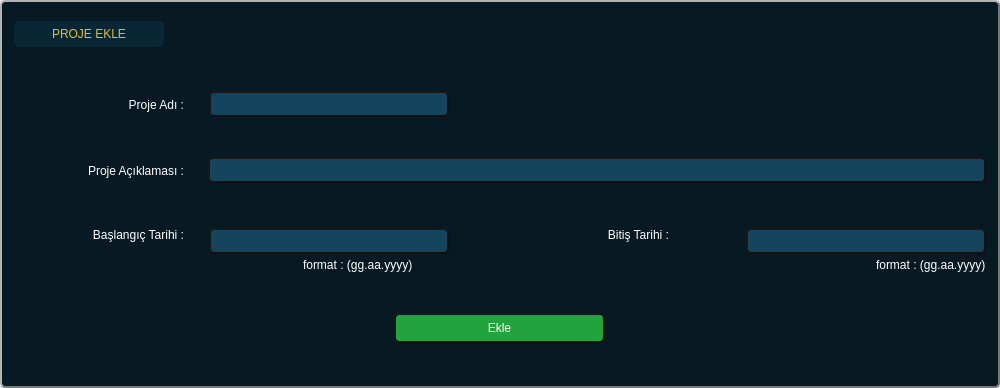
<?xml version="1.0" encoding="UTF-8"?>
<ui version="4.0">
 <class>project_add</class>
 <widget class="QDialog" name="project_add">
  <property name="geometry">
   <rect>
    <x>0</x>
    <y>0</y>
    <width>1000</width>
    <height>388</height>
   </rect>
  </property>
  <property name="minimumSize">
   <size>
    <width>1000</width>
    <height>350</height>
   </size>
  </property>
  <property name="maximumSize">
   <size>
    <width>1000</width>
    <height>388</height>
   </size>
  </property>
  <property name="windowTitle">
   <string>Dialog</string>
  </property>
  <property name="windowIcon">
   <iconset resource="../assets/image.qrc">
    <normaloff>:/image/logo.png</normaloff>:/image/logo.png</iconset>
  </property>
  <property name="styleSheet">
   <string notr="true">*{
font: 1000 12pt &quot;Montserrat&quot;;
border : none ;
	color: rgb(255, 255, 255);
}
QWidget#AddTask{
background-color: rgb(7, 26, 35);
border-radius : 5px;
box-shadow: 15px 15px 15px 15px rgb(0, 0, 0);
border : 2px outset rgb(16, 16, 16);
}
QLineEdit{
background-color: rgb(20, 69, 93);
border-radius : 5px;
padding : 3px;
box-shadow: 15px 15px 15px 15px rgb(0, 0, 0);
border : 2px outset rgb(16, 16, 16);
}
QPushButton{
box-shadow: 15px 15px 15px 15px rgb(0, 0, 0);
border : 2px outset rgb(16, 16, 16);
}</string>
  </property>
  <layout class="QHBoxLayout" name="horizontalLayout_3">
   <property name="spacing">
    <number>0</number>
   </property>
   <property name="leftMargin">
    <number>0</number>
   </property>
   <property name="topMargin">
    <number>0</number>
   </property>
   <property name="rightMargin">
    <number>0</number>
   </property>
   <property name="bottomMargin">
    <number>0</number>
   </property>
   <item>
    <widget class="QFrame" name="main_frame">
     <property name="minimumSize">
      <size>
       <width>0</width>
       <height>0</height>
      </size>
     </property>
     <property name="styleSheet">
      <string notr="true">QFrame#main_frame{
background-color: rgb(7, 26, 35);
border-radius : 5px;
box-shadow: 15px 15px 15px 15px rgb(0, 0, 0);
border : 2px outset rgb(120, 120, 120);
}</string>
     </property>
     <property name="frameShape">
      <enum>QFrame::StyledPanel</enum>
     </property>
     <property name="frameShadow">
      <enum>QFrame::Raised</enum>
     </property>
     <layout class="QVBoxLayout" name="verticalLayout_4">
      <property name="spacing">
       <number>15</number>
      </property>
      <property name="leftMargin">
       <number>12</number>
      </property>
      <property name="topMargin">
       <number>12</number>
      </property>
      <property name="rightMargin">
       <number>12</number>
      </property>
      <property name="bottomMargin">
       <number>1</number>
      </property>
      <item alignment="Qt::AlignTop">
       <widget class="QFrame" name="addProject_header_freame">
        <property name="sizePolicy">
         <sizepolicy hsizetype="Preferred" vsizetype="Maximum">
          <horstretch>0</horstretch>
          <verstretch>0</verstretch>
         </sizepolicy>
        </property>
        <property name="frameShape">
         <enum>QFrame::StyledPanel</enum>
        </property>
        <property name="frameShadow">
         <enum>QFrame::Raised</enum>
        </property>
        <layout class="QHBoxLayout" name="horizontalLayout">
         <property name="leftMargin">
          <number>0</number>
         </property>
         <property name="topMargin">
          <number>7</number>
         </property>
         <property name="rightMargin">
          <number>0</number>
         </property>
         <property name="bottomMargin">
          <number>0</number>
         </property>
         <item>
          <widget class="QLabel" name="title_label">
           <property name="sizePolicy">
            <sizepolicy hsizetype="Maximum" vsizetype="Preferred">
             <horstretch>0</horstretch>
             <verstretch>0</verstretch>
            </sizepolicy>
           </property>
           <property name="minimumSize">
            <size>
             <width>150</width>
             <height>0</height>
            </size>
           </property>
           <property name="styleSheet">
            <string notr="true">color: rgb(229, 189, 48);
background-color: rgb(9, 38, 53);
border-radius : 5px;
padding : 6px;</string>
           </property>
           <property name="text">
            <string>PROJE EKLE</string>
           </property>
           <property name="alignment">
            <set>Qt::AlignCenter</set>
           </property>
          </widget>
         </item>
         <item alignment="Qt::AlignRight">
          <widget class="QFrame" name="winow_btn_frame">
           <property name="sizePolicy">
            <sizepolicy hsizetype="Maximum" vsizetype="Preferred">
             <horstretch>0</horstretch>
             <verstretch>0</verstretch>
            </sizepolicy>
           </property>
           <property name="frameShape">
            <enum>QFrame::StyledPanel</enum>
           </property>
           <property name="frameShadow">
            <enum>QFrame::Raised</enum>
           </property>
           <layout class="QHBoxLayout" name="horizontalLayout_2">
            <property name="spacing">
             <number>0</number>
            </property>
            <property name="leftMargin">
             <number>0</number>
            </property>
            <property name="topMargin">
             <number>0</number>
            </property>
            <property name="rightMargin">
             <number>0</number>
            </property>
            <property name="bottomMargin">
             <number>0</number>
            </property>
            <item>
             <widget class="QPushButton" name="exit_btn">
              <property name="sizePolicy">
               <sizepolicy hsizetype="Minimum" vsizetype="Minimum">
                <horstretch>0</horstretch>
                <verstretch>0</verstretch>
               </sizepolicy>
              </property>
              <property name="styleSheet">
               <string notr="true">border:none;</string>
              </property>
              <property name="text">
               <string/>
              </property>
              <property name="icon">
               <iconset resource="../assets/image.qrc">
                <normaloff>:/icons/icons/Ellipse 5.png</normaloff>:/icons/icons/Ellipse 5.png</iconset>
              </property>
              <property name="iconSize">
               <size>
                <width>20</width>
                <height>20</height>
               </size>
              </property>
             </widget>
            </item>
           </layout>
          </widget>
         </item>
        </layout>
       </widget>
      </item>
      <item alignment="Qt::AlignLeft">
       <widget class="QFrame" name="addProject_name_frame">
        <property name="frameShape">
         <enum>QFrame::StyledPanel</enum>
        </property>
        <property name="frameShadow">
         <enum>QFrame::Raised</enum>
        </property>
        <layout class="QHBoxLayout" name="horizontalLayout_9">
         <property name="spacing">
          <number>25</number>
         </property>
         <property name="leftMargin">
          <number>0</number>
         </property>
         <property name="topMargin">
          <number>0</number>
         </property>
         <property name="rightMargin">
          <number>0</number>
         </property>
         <property name="bottomMargin">
          <number>18</number>
         </property>
         <item alignment="Qt::AlignLeft">
          <widget class="QLabel" name="project_name_label">
           <property name="sizePolicy">
            <sizepolicy hsizetype="Maximum" vsizetype="Preferred">
             <horstretch>0</horstretch>
             <verstretch>0</verstretch>
            </sizepolicy>
           </property>
           <property name="minimumSize">
            <size>
             <width>170</width>
             <height>0</height>
            </size>
           </property>
           <property name="maximumSize">
            <size>
             <width>170</width>
             <height>16777215</height>
            </size>
           </property>
           <property name="text">
            <string>Proje Adı :</string>
           </property>
           <property name="alignment">
            <set>Qt::AlignRight|Qt::AlignTrailing|Qt::AlignVCenter</set>
           </property>
          </widget>
         </item>
         <item alignment="Qt::AlignLeft">
          <widget class="QLineEdit" name="project_name_lineEdit">
           <property name="minimumSize">
            <size>
             <width>240</width>
             <height>0</height>
            </size>
           </property>
           <property name="maximumSize">
            <size>
             <width>300</width>
             <height>16777215</height>
            </size>
           </property>
          </widget>
         </item>
        </layout>
       </widget>
      </item>
      <item>
       <widget class="QFrame" name="addProject_describe_frame">
        <property name="frameShape">
         <enum>QFrame::StyledPanel</enum>
        </property>
        <property name="frameShadow">
         <enum>QFrame::Raised</enum>
        </property>
        <layout class="QHBoxLayout" name="horizontalLayout_4">
         <property name="spacing">
          <number>24</number>
         </property>
         <property name="leftMargin">
          <number>0</number>
         </property>
         <property name="topMargin">
          <number>0</number>
         </property>
         <property name="rightMargin">
          <number>0</number>
         </property>
         <property name="bottomMargin">
          <number>29</number>
         </property>
         <item alignment="Qt::AlignLeft">
          <widget class="QLabel" name="project_describe_title">
           <property name="sizePolicy">
            <sizepolicy hsizetype="Maximum" vsizetype="Preferred">
             <horstretch>0</horstretch>
             <verstretch>0</verstretch>
            </sizepolicy>
           </property>
           <property name="minimumSize">
            <size>
             <width>170</width>
             <height>0</height>
            </size>
           </property>
           <property name="maximumSize">
            <size>
             <width>170</width>
             <height>16777215</height>
            </size>
           </property>
           <property name="text">
            <string>Proje Açıklaması :</string>
           </property>
           <property name="alignment">
            <set>Qt::AlignRight|Qt::AlignTrailing|Qt::AlignVCenter</set>
           </property>
          </widget>
         </item>
         <item>
          <widget class="QLineEdit" name="project_describe_lineEdit">
           <property name="minimumSize">
            <size>
             <width>0</width>
             <height>0</height>
            </size>
           </property>
           <property name="maximumSize">
            <size>
             <width>16777215</width>
             <height>16777215</height>
            </size>
           </property>
          </widget>
         </item>
        </layout>
       </widget>
      </item>
      <item>
       <widget class="QFrame" name="addProject_date_row_frame">
        <property name="frameShape">
         <enum>QFrame::StyledPanel</enum>
        </property>
        <property name="frameShadow">
         <enum>QFrame::Raised</enum>
        </property>
        <layout class="QHBoxLayout" name="horizontalLayout_5">
         <property name="spacing">
          <number>18</number>
         </property>
         <property name="leftMargin">
          <number>0</number>
         </property>
         <property name="topMargin">
          <number>0</number>
         </property>
         <property name="rightMargin">
          <number>0</number>
         </property>
         <property name="bottomMargin">
          <number>9</number>
         </property>
         <item alignment="Qt::AlignTop">
          <widget class="QLabel" name="start_date_label">
           <property name="sizePolicy">
            <sizepolicy hsizetype="Maximum" vsizetype="Preferred">
             <horstretch>0</horstretch>
             <verstretch>0</verstretch>
            </sizepolicy>
           </property>
           <property name="minimumSize">
            <size>
             <width>170</width>
             <height>0</height>
            </size>
           </property>
           <property name="maximumSize">
            <size>
             <width>170</width>
             <height>16777215</height>
            </size>
           </property>
           <property name="text">
            <string>Başlangıç Tarihi :</string>
           </property>
           <property name="alignment">
            <set>Qt::AlignRight|Qt::AlignTrailing|Qt::AlignVCenter</set>
           </property>
          </widget>
         </item>
         <item alignment="Qt::AlignLeft">
          <widget class="QFrame" name="frame_2">
           <property name="frameShape">
            <enum>QFrame::StyledPanel</enum>
           </property>
           <property name="frameShadow">
            <enum>QFrame::Raised</enum>
           </property>
           <layout class="QVBoxLayout" name="verticalLayout_3">
            <property name="spacing">
             <number>0</number>
            </property>
            <property name="leftMargin">
             <number>7</number>
            </property>
            <property name="topMargin">
             <number>0</number>
            </property>
            <property name="rightMargin">
             <number>0</number>
            </property>
            <property name="bottomMargin">
             <number>0</number>
            </property>
            <item alignment="Qt::AlignHCenter">
             <widget class="QLineEdit" name="starting_date_lineEdit">
              <property name="minimumSize">
               <size>
                <width>240</width>
                <height>0</height>
               </size>
              </property>
              <property name="maximumSize">
               <size>
                <width>240</width>
                <height>16777215</height>
               </size>
              </property>
              <property name="text">
               <string/>
              </property>
              <property name="alignment">
               <set>Qt::AlignLeading|Qt::AlignLeft|Qt::AlignVCenter</set>
              </property>
             </widget>
            </item>
            <item alignment="Qt::AlignRight">
             <widget class="QLabel" name="format_1">
              <property name="styleSheet">
               <string notr="true">font: 10pt &quot;Montserrat&quot;;</string>
              </property>
              <property name="text">
               <string>format : (gg.aa.yyyy)           </string>
              </property>
             </widget>
            </item>
           </layout>
          </widget>
         </item>
         <item alignment="Qt::AlignTop">
          <widget class="QLabel" name="end_date_label">
           <property name="sizePolicy">
            <sizepolicy hsizetype="Maximum" vsizetype="Preferred">
             <horstretch>0</horstretch>
             <verstretch>0</verstretch>
            </sizepolicy>
           </property>
           <property name="minimumSize">
            <size>
             <width>150</width>
             <height>0</height>
            </size>
           </property>
           <property name="maximumSize">
            <size>
             <width>150</width>
             <height>16777215</height>
            </size>
           </property>
           <property name="text">
            <string>Bitiş Tarihi :</string>
           </property>
           <property name="alignment">
            <set>Qt::AlignRight|Qt::AlignTrailing|Qt::AlignVCenter</set>
           </property>
          </widget>
         </item>
         <item>
          <widget class="QFrame" name="frame_3">
           <property name="frameShape">
            <enum>QFrame::StyledPanel</enum>
           </property>
           <property name="frameShadow">
            <enum>QFrame::Raised</enum>
           </property>
           <layout class="QVBoxLayout" name="verticalLayout_2">
            <property name="spacing">
             <number>0</number>
            </property>
            <property name="leftMargin">
             <number>0</number>
            </property>
            <property name="topMargin">
             <number>0</number>
            </property>
            <property name="rightMargin">
             <number>0</number>
            </property>
            <property name="bottomMargin">
             <number>0</number>
            </property>
            <item alignment="Qt::AlignRight">
             <widget class="QLineEdit" name="ending_date_lineEdit">
              <property name="minimumSize">
               <size>
                <width>240</width>
                <height>0</height>
               </size>
              </property>
              <property name="maximumSize">
               <size>
                <width>240</width>
                <height>16777215</height>
               </size>
              </property>
              <property name="text">
               <string/>
              </property>
             </widget>
            </item>
            <item alignment="Qt::AlignRight">
             <widget class="QLabel" name="format_2">
              <property name="styleSheet">
               <string notr="true">font: 10pt &quot;Montserrat&quot;;</string>
              </property>
              <property name="text">
               <string>format : (gg.aa.yyyy)</string>
              </property>
             </widget>
            </item>
           </layout>
          </widget>
         </item>
        </layout>
       </widget>
      </item>
      <item>
       <widget class="QFrame" name="addProject_footer_frame">
        <property name="frameShape">
         <enum>QFrame::StyledPanel</enum>
        </property>
        <property name="frameShadow">
         <enum>QFrame::Raised</enum>
        </property>
        <layout class="QHBoxLayout" name="horizontalLayout_7">
         <property name="spacing">
          <number>0</number>
         </property>
         <item alignment="Qt::AlignHCenter">
          <widget class="QPushButton" name="project_add_btn">
           <property name="minimumSize">
            <size>
             <width>211</width>
             <height>0</height>
            </size>
           </property>
           <property name="maximumSize">
            <size>
             <width>211</width>
             <height>16777215</height>
            </size>
           </property>
           <property name="styleSheet">
            <string notr="true">QPushButton{
padding : 6px;
	background-color: rgb(33, 164, 62);
border-radius:5px;
font: 600 12pt &quot;Montserrat&quot;;
}

QPushButton:hover{
	background-color: rgb(0, 132, 28);
 }</string>
           </property>
           <property name="text">
            <string>Ekle</string>
           </property>
          </widget>
         </item>
        </layout>
       </widget>
      </item>
      <item alignment="Qt::AlignRight">
       <widget class="QLabel" name="status_label">
        <property name="sizePolicy">
         <sizepolicy hsizetype="Preferred" vsizetype="Maximum">
          <horstretch>0</horstretch>
          <verstretch>0</verstretch>
         </sizepolicy>
        </property>
        <property name="styleSheet">
         <string notr="true">color : rgb(195, 49, 49);</string>
        </property>
        <property name="text">
         <string/>
        </property>
       </widget>
      </item>
     </layout>
    </widget>
   </item>
  </layout>
 </widget>
 <resources>
  <include location="../assets/image.qrc"/>
 </resources>
 <connections/>
</ui>
